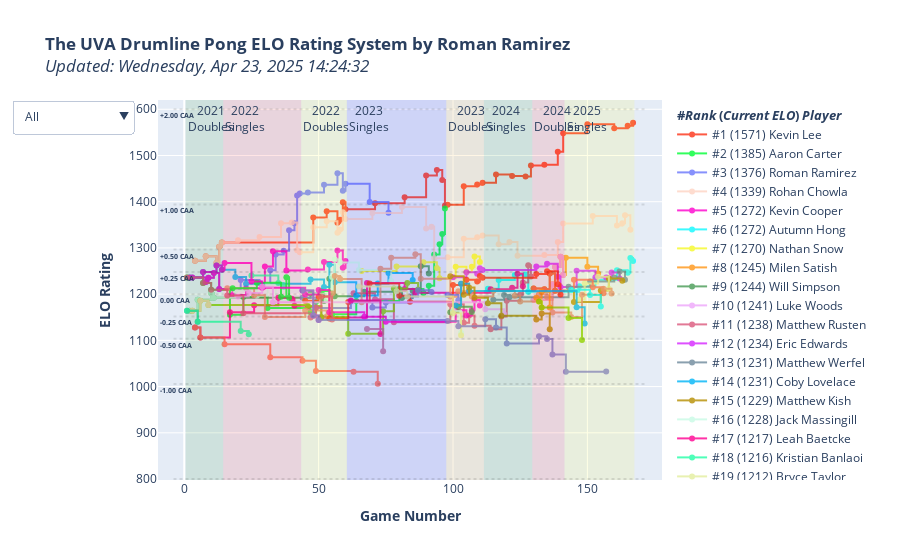

Notebook code cell kept with this figure:
### Code cell
import plotly.graph_objects as go
import plotly.colors as pc

average_elo = 1200
cup_diffs = [-2, -1, -0.5, -0.25, 0, 0.25, 0.5, 1, 2]
expected_elos = [average_elo - expected_score_inverse(x) for x in cup_diffs]

fig = go.Figure()

# CAA is cups against average (like WAR)
# how many cups will you make against the average player?

hrect_colors = pc.sequential.Turbo
hrect_annots = ['-1.00 CAA','-0.50 CAA','-0.25 CAA','0.00 CAA','+0.25 CAA','+0.50 CAA', '+1.00 CAA', '+2.00 CAA']
for i in range(len(expected_elos) - 1):
    fig.add_hrect(
        annotation_position="top left",
        y0=expected_elos[i],
        y1=expected_elos[i+1],
        fillcolor=hrect_colors[i % len(hrect_colors)],
        opacity=0,
        line_width=0,
        annotation=dict(
            text=f'<b>{hrect_annots[i]}</b>',
            font=dict(
                size=7
            )
        )
    )

ranking = 1
trace_colors = pc.qualitative.Light24
for (i, (player,current_rating)) in enumerate(sorted(elo.items(), key=lambda x:x[1], reverse=True)):
    fig.add_trace(go.Scatter(
        x=elo_time_table.index,
        y=elo_time_table[player],
        name=f'#{ranking} ({current_rating:.0f}) {player}',
        mode='lines+markers',
        connectgaps=True,
        text=[f"<br><b>Before-Game ELO: </b>{x[2]:.0f}<br><b>Expected Cups Against Opponent: </b>{x[0]:+.2f}<br><b>Expected Cups Against Average: </b>{x[1]:+.2f}<br><br><b>Change in ELO:</b> {x[3]:+.0f}<br>" for x in zip(
                ec_time_table[player],
                caa_time_table[player],
                prev_elo_time_table[player],
                d_elo_time_table[player]
            )
        ],
        # text=[f"<b>Change in ELO:</b> {c:.0f}<br>" for c in d_elo_time_table[player]],
        line=dict(
            shape = 'hv',
            color=trace_colors[i % len(trace_colors)]
        )
        # maybe add a per-match section of expected score diff
    ))
    ranking += 1

for (i, season) in enumerate(seasons):
    fig.add_vrect(
        annotation_text=season_labels[i],
        annotation_position="top left",
        x0=matches_table['event'][matches_table['event'] == season].index[0] + 0.5,
        x1=matches_table['event'][matches_table['event'] == season].index[-1] + 1.5,
        fillcolor=vrect_colors[i % len(vrect_colors)],
        opacity=0.1,
        line_width=0,
    )

dropdown_labels = [
    "All",
    "2019 Season",
    "2020 Season",
    "2021 Season",
    "2022 Season",
    "2023 Season",
    "Snares",
    "Tenors",
    "Basses",
    "Cymbals",
    "Pit/Cymbals",
    "Non-Marchers",
    "2022 Grads",
    "2023 Grads",
    "2024 Grads",
    "2025 Grads",
    "2026 Grads",
    "2027 Grads",
    "2021 Doubles",
    "2022 Singles",
    "2022 Doubles",
    "2023 Singles",
    "2023 Doubles",
    "2024 Singles",
    "2024 Doubles" #,
    # "2023 Beach Week"
]
dropdown_categories = [
    [True for _ in sorted_players_table['player']],
    [((type(x) != float)&(x != 'non-marcher')) for x in sorted_players_table['2019']],
    [((type(x) != float)&(x != 'non-marcher')) for x in sorted_players_table['2020']],
    [((type(x) != float)&(x != 'non-marcher')) for x in sorted_players_table['2021']],
    [((type(x) != float)&(x != 'non-marcher')) for x in sorted_players_table['2022']],
    [((type(x) != float)&(x != 'non-marcher')) for x in sorted_players_table['2023']],
    [x > 0 for x in sorted_players_table[['2019', '2020', '2021', '2022', '2023']].apply(lambda x: x == 'snare').sum(axis=1)],
    [x > 0 for x in sorted_players_table[['2019', '2020', '2021', '2022', '2023']].apply(lambda x: x == 'tenors').sum(axis=1)],
    [x > 0 for x in sorted_players_table[['2019', '2020', '2021', '2022', '2023']].apply(lambda x: x == 'bass').sum(axis=1)],
    [x > 0 for x in sorted_players_table[['2019', '2020', '2021', '2022', '2023']].apply(lambda x: x == 'cymbals').sum(axis=1)],
    [x > 0 for x in sorted_players_table[['2019', '2020', '2021', '2022', '2023']].apply(lambda x: x == 'pit-cymbals').sum(axis=1)],
    [x > 0 for x in sorted_players_table[['2019', '2020', '2021', '2022', '2023']].apply(lambda x: x == 'non-marcher').sum(axis=1)],
    [x == '2022' for x in sorted_players_table['grad_year']],
    [x == '2023' for x in sorted_players_table['grad_year']],
    [x == '2024' for x in sorted_players_table['grad_year']],
    [x == '2025' for x in sorted_players_table['grad_year']],
    [x == '2026' for x in sorted_players_table['grad_year']],
    [x == '2027' for x in sorted_players_table['grad_year']],
    [not np.isnan(x) for x in sorted_players_table['seed_2021_2s']],
    [not np.isnan(x) for x in sorted_players_table['seed_2022_1s']],
    [not np.isnan(x) for x in sorted_players_table['seed_2022_2s']],
    [not np.isnan(x) for x in sorted_players_table['seed_2023_1s']],
    [not np.isnan(x) for x in sorted_players_table['seed_2023_2s']],
    [not np.isnan(x) for x in sorted_players_table['seed_2024_1s']],
    [not np.isnan(x) for x in sorted_players_table['seed_2024_2s']]
    # [x == True for x in sorted_players_table['beach_week_2023']]
]

def active_ranking(cat):
    i = 0
    t = 0
    retList = list()
    for c in cat:
        retList.append(f"#{i+1} ({sorted_players_table['current_elo'][t]:.0f}) {sorted_players_table['player'][t]}")
        if c is True:
            i += 1
        t += 1
    return retList 

dropdown_dicts = [
    dict(
    label=label,
    method='restyle',
    args=[{"visible": category, "name": active_ranking(category)}]
    ) for (label, category) in zip(dropdown_labels, dropdown_categories)
]


fig.update_layout(
    title=f'<b>The UVA Drumline Pong ELO Rating System by Roman Ramirez</b><br><i>Updated: {str(datetime.datetime.now().strftime("%A, %b %d, %Y %H:%M:%S"))}',#</i> *Note that non-tournament games were recorded only after 2023 Singles.',
    xaxis_title='<b>Game Number</b>',
    yaxis_title='<b>ELO Rating</b>',

    updatemenus=[
        dict(
            active=0,
            buttons=dropdown_dicts
            ,
        )       
    ]
)

team1_list = list()
team2_list = list()
for (i, row) in matches_table.iterrows():
    if type(row.t1p2) is not str:
        team1_list.append(row.t1p1)
    else:
        team1_list.append(row.t1p1 + " and " + row.t1p2)

    if type(row.t2p2) is not str:
        team2_list.append(row.t2p1)
    else:
        team2_list.append(row.t2p1 + " and " + row.t2p2)

customdata = np.stack((team1_list, team2_list, matches_table['score1'], matches_table['score2'], matches_table['date'], matches_table['match_number']), axis=-1)
hovertemplate = (
    '<i>%{customdata[4]|%A, %B %d, %Y}, Game %{customdata[5]} (%{x})</i><br>' +
    '<b>%{fullData.name}</b><br><br>' + 
    '<b>%{customdata[0]} vs. %{customdata[1]}</b><br>' +
    '<b>Final Score:</b> %{customdata[2]}-%{customdata[3]}<br>' + 
    '%{text}' + 
    '<b>After-Game ELO:</b> %{y:,.0f}<br>' +
    '<extra></extra>'
)

fig.update_traces(
    customdata=customdata,
    hovertemplate=hovertemplate,
    opacity=0.8,
    legendgrouptitle_text='<b>#<i>Rank</i> (<i>Current ELO</i>) <i>Player</i></b>'
)

for (cd, eo) in zip(cup_diffs, expected_elos):
    fig.add_shape(
        type='line',
        x0=elo_time_table.index.min() - 5,
        y0=eo,
        x1=elo_time_table.index.max() + 5,
        y1=eo,
        line=dict(
            color='black',
            dash='dot'
        ),
        opacity=0.10,
    )
    # fig.add_trace(
    #     go.Scatter(
    #         x=[elo_time_table.index.min() - 5],
    #         y=[eo],
    #         text=f"{cd} cups",
    #         mode="text",
    #         textfont=dict(
    #             size=7,
    #         ),
    #         showlegend=False
    #     )
    # )

fig.show()
fig.write_html("index.html")
